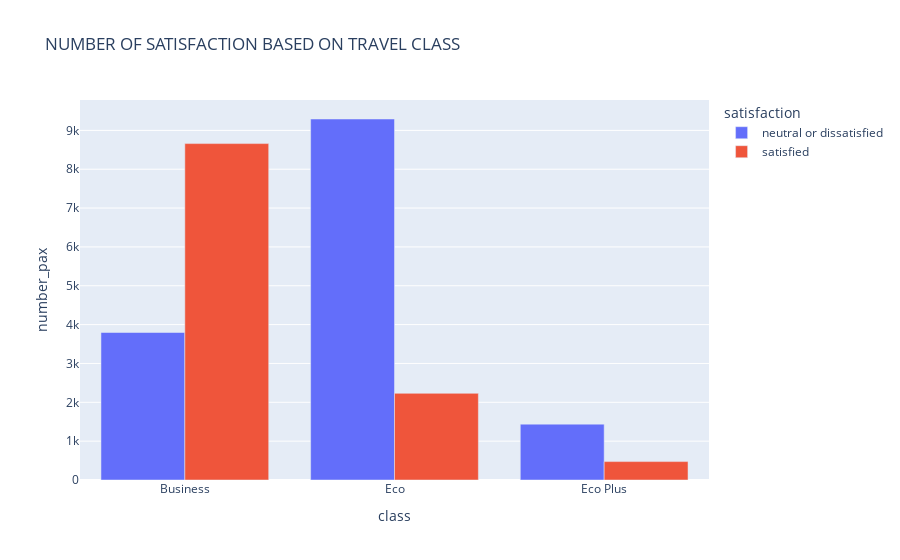

The notebook cell saved with this chart:
### Code cell
# GROUP BY SATISFACTION & CLASS COLUMN KEMUDIAN THAN COUNT VALUE BY USING .SIZE() METHOD
datay =data.groupby(by=["satisfaction","class"]).size().reset_index(name="number_pax")

# VISUALIZE USING PLOTLY
fig2 = px.bar(datay, x="class", y="number_pax", color="satisfaction", barmode="group", title='NUMBER OF SATISFACTION BASED ON TRAVEL CLASS')
fig2

### Figure 1 — Plotly figure (JSON) as saved in the notebook; plotly's stock layout.template omitted (floating-point values rounded to 4 significant figures)
{"data": [{"alignmentgroup": "True", "hovertemplate": "satisfaction=neutral or dissatisfied<br>class=%{x}<br>number_pax=%{y}<extra></extra>", "legendgroup": "neutral or dissatisfied", "marker": {"color": "#636efa", "pattern": {"shape": ""}}, "name": "neutral or dissatisfied", "offsetgroup": "neutral or dissatisfied", "orientation": "v", "showlegend": true, "textposition": "auto", "type": "bar", "x": ["Business", "Eco", "Eco Plus"], "xaxis": "x", "y": [3797, 9293, 1438], "yaxis": "y"}, {"alignmentgroup": "True", "hovertemplate": "satisfaction=satisfied<br>class=%{x}<br>number_pax=%{y}<extra></extra>", "legendgroup": "satisfied", "marker": {"color": "#EF553B", "pattern": {"shape": ""}}, "name": "satisfied", "offsetgroup": "satisfied", "orientation": "v", "showlegend": true, "textposition": "auto", "type": "bar", "x": ["Business", "Eco", "Eco Plus"], "xaxis": "x", "y": [8660, 2231, 474], "yaxis": "y"}], "layout": {"barmode": "group", "legend": {"title": {"text": "satisfaction"}, "tracegroupgap": 0}, "title": {"text": "NUMBER OF SATISFACTION BASED ON TRAVEL CLASS"}, "xaxis": {"anchor": "y", "domain": [0, 1], "title": {"text": "class"}}, "yaxis": {"anchor": "x", "domain": [0, 1], "title": {"text": "number_pax"}}}}
